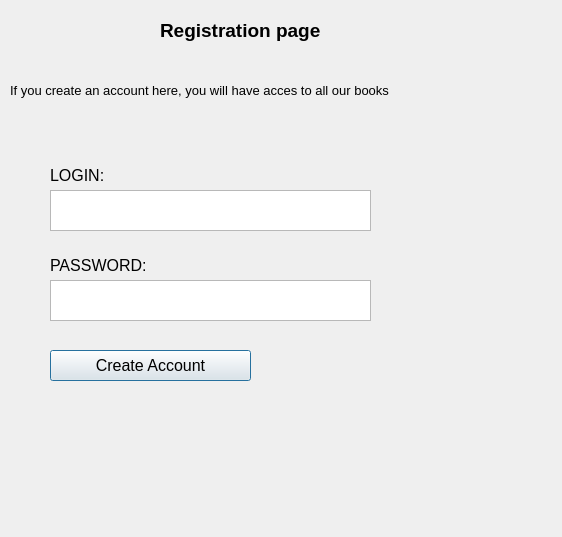
<?xml version="1.0" encoding="UTF-8"?>
<ui version="4.0">
 <class>registrationwindow</class>
 <widget class="QDialog" name="registrationwindow">
  <property name="geometry">
   <rect>
    <x>0</x>
    <y>0</y>
    <width>562</width>
    <height>537</height>
   </rect>
  </property>
  <property name="windowTitle">
   <string>Dialog</string>
  </property>
  <widget class="QTextEdit" name="textEdit_2">
   <property name="geometry">
    <rect>
     <x>50</x>
     <y>280</y>
     <width>321</width>
     <height>41</height>
    </rect>
   </property>
   <property name="font">
    <font>
     <pointsize>14</pointsize>
    </font>
   </property>
   <property name="cursorWidth">
    <number>3</number>
   </property>
  </widget>
  <widget class="QPushButton" name="pushButtonCreateNewAccount">
   <property name="geometry">
    <rect>
     <x>50</x>
     <y>350</y>
     <width>201</width>
     <height>31</height>
    </rect>
   </property>
   <property name="font">
    <font>
     <pointsize>12</pointsize>
    </font>
   </property>
   <property name="text">
    <string>Create Account</string>
   </property>
  </widget>
  <widget class="QTextEdit" name="textEdit">
   <property name="geometry">
    <rect>
     <x>50</x>
     <y>190</y>
     <width>321</width>
     <height>41</height>
    </rect>
   </property>
   <property name="font">
    <font>
     <pointsize>14</pointsize>
    </font>
   </property>
  </widget>
  <widget class="QLabel" name="label_2">
   <property name="geometry">
    <rect>
     <x>50</x>
     <y>250</y>
     <width>111</width>
     <height>31</height>
    </rect>
   </property>
   <property name="font">
    <font>
     <pointsize>12</pointsize>
    </font>
   </property>
   <property name="text">
    <string>PASSWORD:</string>
   </property>
  </widget>
  <widget class="QLabel" name="label_6">
   <property name="geometry">
    <rect>
     <x>50</x>
     <y>420</y>
     <width>351</width>
     <height>31</height>
    </rect>
   </property>
   <property name="font">
    <font>
     <pointsize>12</pointsize>
     <weight>50</weight>
     <bold>false</bold>
    </font>
   </property>
   <property name="text">
    <string/>
   </property>
  </widget>
  <widget class="QLabel" name="label">
   <property name="geometry">
    <rect>
     <x>50</x>
     <y>160</y>
     <width>71</width>
     <height>31</height>
    </rect>
   </property>
   <property name="font">
    <font>
     <pointsize>12</pointsize>
     <weight>50</weight>
     <bold>false</bold>
    </font>
   </property>
   <property name="text">
    <string>LOGIN:</string>
   </property>
  </widget>
  <widget class="QLabel" name="label_3">
   <property name="geometry">
    <rect>
     <x>160</x>
     <y>0</y>
     <width>231</width>
     <height>61</height>
    </rect>
   </property>
   <property name="font">
    <font>
     <pointsize>14</pointsize>
     <weight>75</weight>
     <bold>true</bold>
    </font>
   </property>
   <property name="text">
    <string>Registration page</string>
   </property>
  </widget>
  <widget class="QLabel" name="label_4">
   <property name="geometry">
    <rect>
     <x>10</x>
     <y>70</y>
     <width>521</width>
     <height>41</height>
    </rect>
   </property>
   <property name="font">
    <font>
     <pointsize>10</pointsize>
    </font>
   </property>
   <property name="text">
    <string>If you create an account here, you will have acces to all our books</string>
   </property>
  </widget>
 </widget>
 <resources/>
 <connections/>
</ui>
